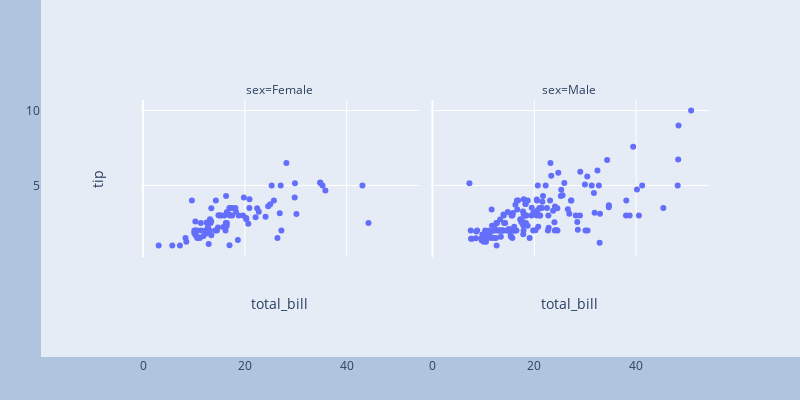

Source (notebook cell):
### Code cell
fig.update_layout(
    margin=go.layout.Margin(
        pad=100
    ),
    paper_bgcolor="LightSteelBlue"
)

### Figure 1 — Plotly figure (JSON) as saved in the notebook; plotly's stock layout.template omitted (floating-point values rounded to 4 significant figures; data arrays with more than 128 entries replaced by an {"elided": "..."} marker saying what was removed)
{"data": [{"hoverlabel": {"namelength": 0}, "hovertemplate": "sex=Female<br>total_bill=%{x}<br>tip=%{y}", "legendgroup": "", "marker": {"color": "#636efa", "symbol": "circle"}, "mode": "markers", "name": "", "showlegend": false, "type": "scatter", "x": [16.99, 24.59, 35.26, 14.83, 10.33, 16.97, 20.29, 15.77, 19.65, 15.06, 20.69, 16.93, 10.29, 34.81, 26.41, 16.45, 3.07, 17.07, 26.86, 25.28, 14.73, 10.07, 34.83, 5.75, 16.32, 22.75, 11.35, 15.38, 44.3, 22.42, 20.92, 14.31, 7.25, 25.71, 17.31, 10.65, 12.43, 24.08, 13.42, 12.48, 29.8, 14.52, 11.38, 20.27, 11.17, 12.26, 18.26, 8.51, 10.33, 14.15, 13.16, 17.47, 27.05, 16.43, 8.35, 18.64, 11.87, 29.85, 25, 13.39, 16.21, 17.51, 10.59, 10.63, 9.6, 20.9, 18.15, 19.81, 43.11, 13, 12.74, 13, 16.4, 16.47, 12.76, 13.27, 28.17, 12.9, 30.14, 13.42, 15.98, 16.27, 10.09, 22.12, 35.83, 27.18, 18.78], "xaxis": "x", "y": [1.01, 3.61, 5, 3.02, 1.67, 3.5, 2.75, 2.23, 3, 3, 2.45, 3.07, 2.6, 5.2, 1.5, 2.47, 1, 3, 3.14, 5, 2.2, 1.83, 5.17, 1, 4.3, 3.25, 2.5, 3, 2.5, 3.48, 4.08, 4, 1, 4, 3.5, 1.5, 1.8, 2.92, 1.68, 2.52, 4.2, 2, 2, 2.83, 1.5, 2, 3.25, 1.25, 2, 2, 2.75, 3.5, 5, 2.3, 1.5, 1.36, 1.63, 5.14, 3.75, 2.61, 2, 3, 1.61, 2, 4, 3.5, 3.5, 4.19, 5, 2, 2.01, 2, 2.5, 3.23, 2.23, 2.5, 6.5, 1.1, 3.09, 3.48, 3, 2.5, 2, 2.88, 4.67, 2, 3], "yaxis": "y"}, {"hoverlabel": {"namelength": 0}, "hovertemplate": "sex=Male<br>total_bill=%{x}<br>tip=%{y}", "legendgroup": "", "marker": {"color": "#636efa", "symbol": "circle"}, "mode": "markers", "name": "", "showlegend": false, "type": "scatter", "x": {"elided": "157 float values"}, "xaxis": "x2", "y": {"elided": "157 float values"}, "yaxis": "y2"}], "layout": {"annotations": [{"font": {}, "showarrow": false, "text": "sex=Female", "x": 0.24, "xanchor": "center", "xref": "paper", "y": 1, "yanchor": "bottom", "yref": "paper"}, {"font": {}, "showarrow": false, "text": "sex=Male", "x": 0.74, "xanchor": "center", "xref": "paper", "y": 1, "yanchor": "bottom", "yref": "paper"}], "height": 400, "legend": {"tracegroupgap": 0}, "margin": {"pad": 100}, "paper_bgcolor": "LightSteelBlue", "width": 800, "xaxis": {"anchor": "y", "domain": [0, 0.48], "title": {"text": "total_bill"}}, "xaxis2": {"anchor": "y2", "domain": [0.5, 0.98], "matches": "x", "title": {"text": "total_bill"}}, "yaxis": {"anchor": "x", "domain": [0, 1], "title": {"text": "tip"}}, "yaxis2": {"anchor": "x2", "domain": [0, 1], "matches": "y", "showticklabels": false}}}
